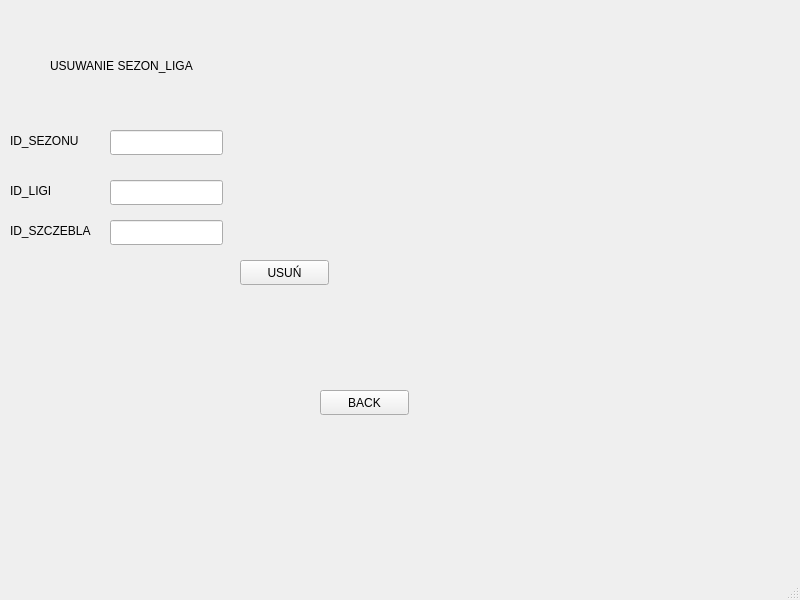
<?xml version="1.0" encoding="UTF-8"?>
<ui version="4.0">
 <class>MainWindow</class>
 <widget class="QMainWindow" name="MainWindow">
  <property name="geometry">
   <rect>
    <x>0</x>
    <y>0</y>
    <width>800</width>
    <height>600</height>
   </rect>
  </property>
  <property name="windowTitle">
   <string>MainWindow</string>
  </property>
  <widget class="QWidget" name="centralwidget">
   <widget class="QLabel" name="label">
    <property name="geometry">
     <rect>
      <x>310</x>
      <y>170</y>
      <width>67</width>
      <height>17</height>
     </rect>
    </property>
    <property name="text">
     <string/>
    </property>
   </widget>
   <widget class="QLabel" name="label_2">
    <property name="geometry">
     <rect>
      <x>50</x>
      <y>40</y>
      <width>201</width>
      <height>51</height>
     </rect>
    </property>
    <property name="text">
     <string>USUWANIE SEZON_LIGA</string>
    </property>
   </widget>
   <widget class="QLabel" name="label_3">
    <property name="geometry">
     <rect>
      <x>10</x>
      <y>130</y>
      <width>111</width>
      <height>21</height>
     </rect>
    </property>
    <property name="text">
     <string>ID_SEZONU</string>
    </property>
   </widget>
   <widget class="QLabel" name="label_4">
    <property name="geometry">
     <rect>
      <x>10</x>
      <y>180</y>
      <width>81</width>
      <height>21</height>
     </rect>
    </property>
    <property name="text">
     <string>ID_LIGI</string>
    </property>
   </widget>
   <widget class="QLabel" name="label_5">
    <property name="geometry">
     <rect>
      <x>10</x>
      <y>220</y>
      <width>111</width>
      <height>21</height>
     </rect>
    </property>
    <property name="text">
     <string>ID_SZCZEBLA</string>
    </property>
   </widget>
   <widget class="QLineEdit" name="lineEdit">
    <property name="geometry">
     <rect>
      <x>110</x>
      <y>130</y>
      <width>113</width>
      <height>25</height>
     </rect>
    </property>
   </widget>
   <widget class="QLineEdit" name="lineEdit_2">
    <property name="geometry">
     <rect>
      <x>110</x>
      <y>180</y>
      <width>113</width>
      <height>25</height>
     </rect>
    </property>
   </widget>
   <widget class="QLineEdit" name="lineEdit_3">
    <property name="geometry">
     <rect>
      <x>110</x>
      <y>220</y>
      <width>113</width>
      <height>25</height>
     </rect>
    </property>
   </widget>
   <widget class="QPushButton" name="pushButton">
    <property name="geometry">
     <rect>
      <x>240</x>
      <y>260</y>
      <width>89</width>
      <height>25</height>
     </rect>
    </property>
    <property name="text">
     <string>USUŃ</string>
    </property>
   </widget>
   <widget class="QPushButton" name="pushButton_2">
    <property name="geometry">
     <rect>
      <x>320</x>
      <y>390</y>
      <width>89</width>
      <height>25</height>
     </rect>
    </property>
    <property name="text">
     <string>BACK</string>
    </property>
   </widget>
  </widget>
  <widget class="QMenuBar" name="menubar">
   <property name="geometry">
    <rect>
     <x>0</x>
     <y>0</y>
     <width>800</width>
     <height>22</height>
    </rect>
   </property>
  </widget>
  <widget class="QStatusBar" name="statusbar"/>
 </widget>
 <resources/>
 <connections/>
</ui>
